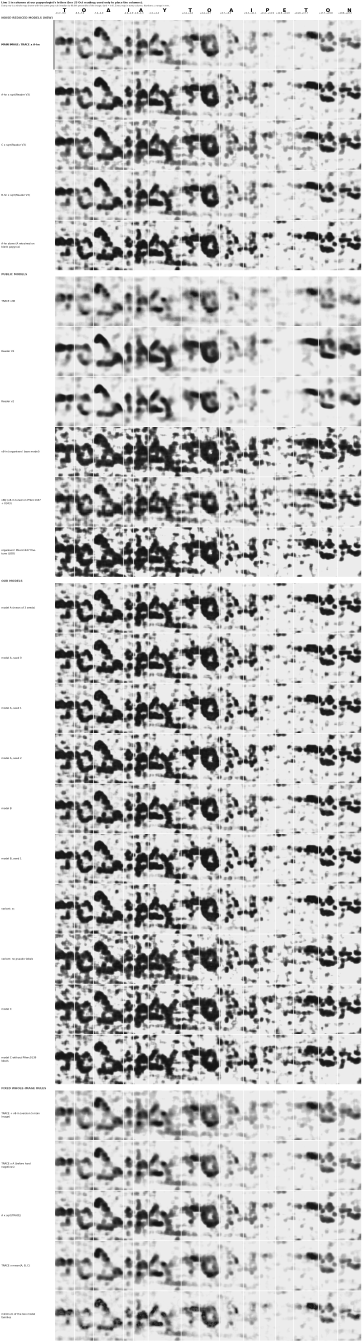
#> input picture submission/evidence_grid_line1_at_papyrologist_letters.jpg, 2171 x 8048 px (shown at 1/6 size)
$ python letter_table_label3.py ../alternate_denoisings.jpg ../evidence_grid_line1_at_papyrologist_letters.jpg
#> lines starting #> are read from the running program, lines starting #| are printed output that depends on the picture; after the words box and inside, x2 and y2 are one past the last pixel; in counts of white or black regions, pixels touching at a corner belong together
"""letter_table_label3.py PKG LABEL_PNG : letter sizes in the package's main image from the papyrologist's 16 Oct label (measurement only).

The label was drawn on the papyrologist pack of this surface (5278 x 2437 px at 8.64 um, claim frame u -17.1..+28.5, v -13.55..+7.5 mm,
reading orientation) and returned downscaled; it is upsampled (nearest) to that grid. Pack px (x, y) = main-image px (x + 1713, y + 1062)
(checked: r 0.992 between the pack's ink map and the main image at that offset, best of +-3 px).
Each letter's box: the main image's own ink at half tone or darker (d >= 0.5, d recovered from the page/ink colours of the grey rule)
inside her traced shape widened 0.15 mm, cut to the letter's stretch along the line. Stretch boundaries are the minima of her label's
column profile near the letter boundaries of her earlier tracing. The dashed box outline (its rectangle +- 5 px, from <MESH>.json
claim_box_image_px) is not ink: version 3's table counted it where the box edge crossed a traced shape (version 4b fix).
Nothing is drawn on any image."""
import sys, json
import cv2, numpy as np

PKG, LABEL = sys.argv[1], sys.argv[2]
MESH = 'PHerc0306B_20250521133212_w074own_touchup_V5Rc'
K = 1000 / 8.64; U0, V1 = -17.1, 7.5; DX, DY = 1713, 1062; GRID = (2437, 5278)
PAGE_G, INK_G = 236.0, 20.0                                                          # green channel of the page and ink colours
# her conservative reading, 16 Oct: "το δι' αυτο . . (.) τ/γον"
LETTERS = [('τ', -11.67, -9.55, 'read'), ('ο', -9.55, -7.41, 'read'), ('δ', -7.41, -3.99, 'read'), ('ι', -3.99, -2.92, 'read'),
           ('α', -2.92, -0.60, 'read'), ('υ', -0.60, 2.03, 'read'), ('τ', 2.03, 4.58, 'read'), ('ο', 4.58, 7.14, 'read'),
           ('.', 7.14, 9.54, 'traced, not identified'), ('.', 9.54, 12.63, 'traced, not identified'),
           ('τ/γ', 14.20, 16.89, 'read (τ or γ)'), ('ο', 16.89, 19.81, 'read'), ('ν', 19.81, 22.44, 'read')]


def main():
    lab = cv2.imread(LABEL, cv2.IMREAD_UNCHANGED); g = lab[..., :3].max(-1) if lab.ndim == 3 else lab
#> in main, lab is the input picture: shape (8048, 2171); min 0, max 255, mean 198.4
    L = cv2.resize((g > 127).astype(np.uint8), (GRID[1], GRID[0]), interpolation=cv2.INTER_NEAREST)
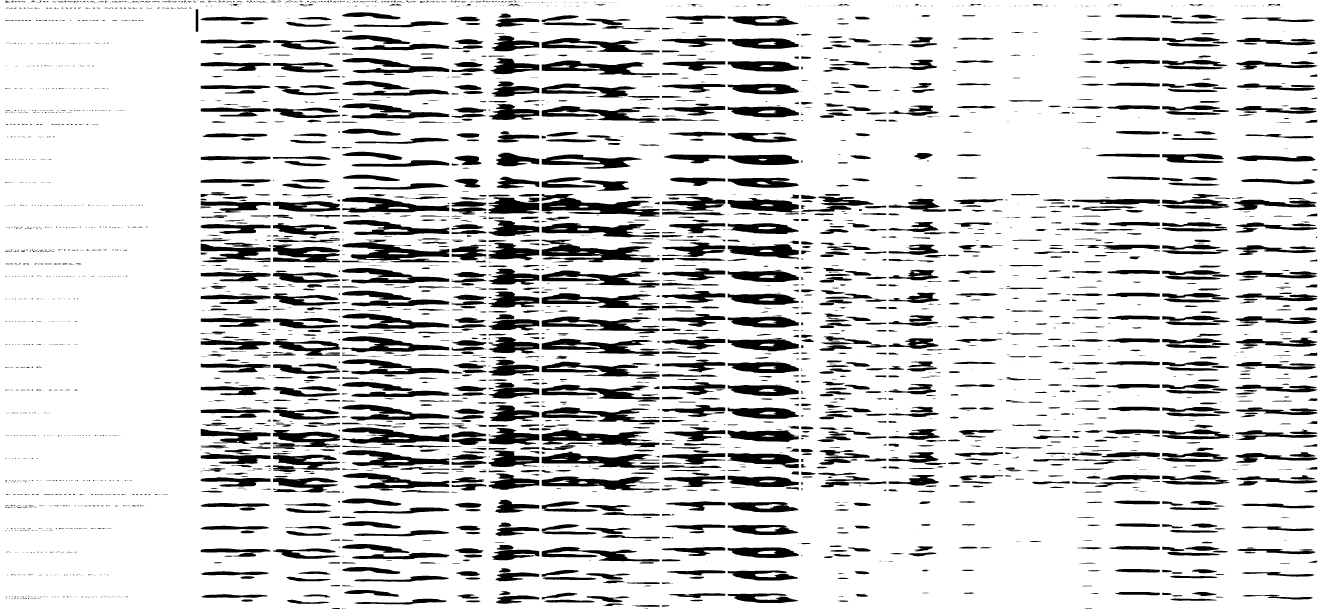
#> L: shape (2437, 5278) (shown at 1/4 size); values 0 (black) and 1 (white), 82.7% white; 3431 black regions (1283 under 20 px), largest, box (x1, y1, x2, y2) and area: (2167, 776, 2638, 866) 20180, (2167, 959, 2638, 1049) 19299, (1369, 959, 1797, 1049) 17723
    Lw = cv2.dilate(L, cv2.getStructuringElement(cv2.MORPH_ELLIPSE, (2 * 17 + 1, 2 * 17 + 1)))      # widened 0.15 mm
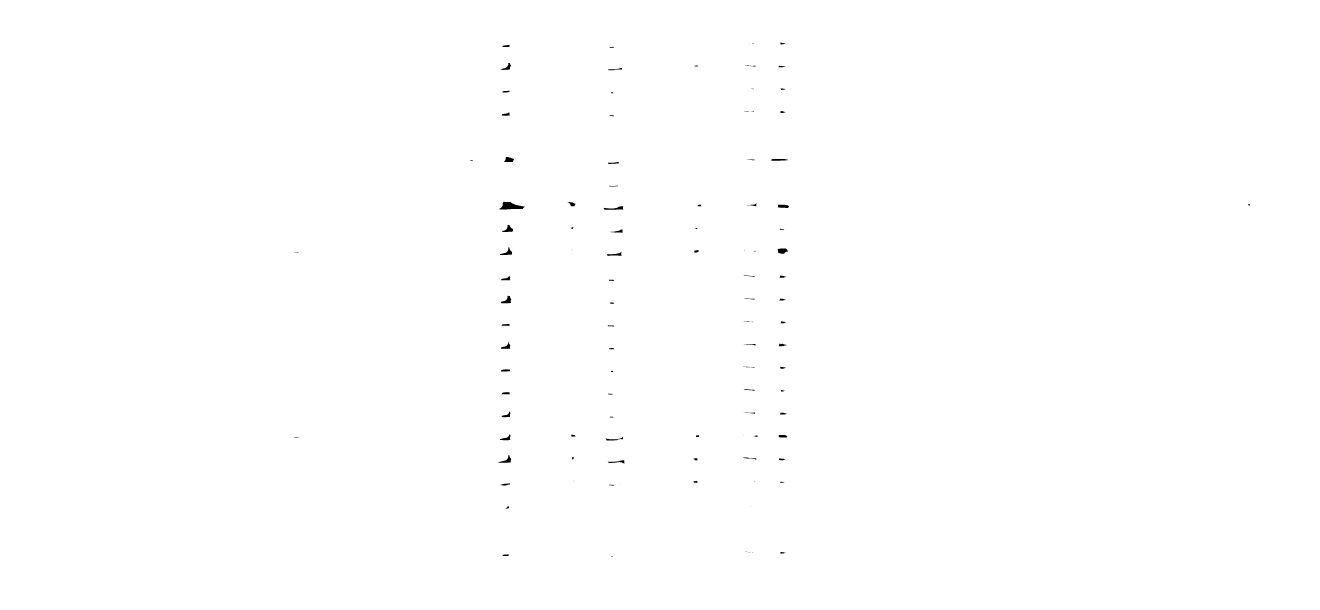
#> Lw: shape (2437, 5278) (shown at 1/4 size); values 0 (black) and 1 (white), 99.9% white; 105 black regions (18 under 20 px), largest, box (x1, y1, x2, y2) and area: (1997, 807, 2100, 838) 1897, (3110, 994, 3152, 1015) 663, (2003, 1183, 2045, 1213) 634
    img = cv2.imread(f'{PKG}/{MESH}.png')
#> (the run stopped early here; a loop or call above may not have finished)

$ run again, on submission/papyrologist_reading_2026-10-23.png
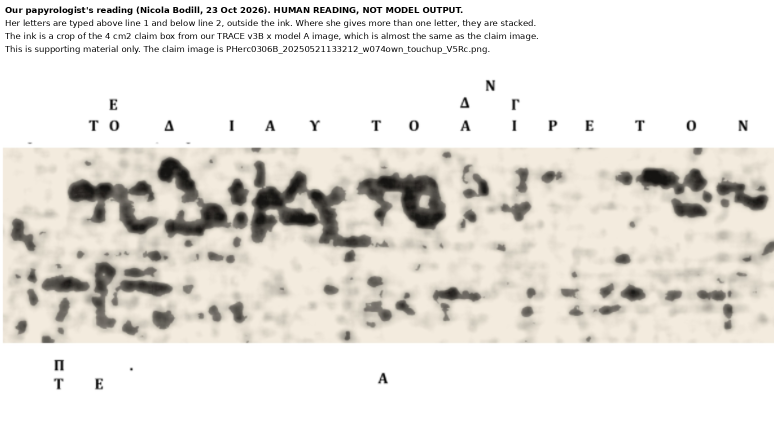
#> input picture submission/papyrologist_reading_2026-10-23.png, 1548 x 862 px (shown at 1/2 size)
#> in main, lab is the input picture: shape (862, 1548, 3); mean B, G, R 221.8, 227.2, 230.2
#> in main, `L = cv2.resize((g > 127).astype(np.uint8), (GRID[1], GRID[0]), interpo..`:
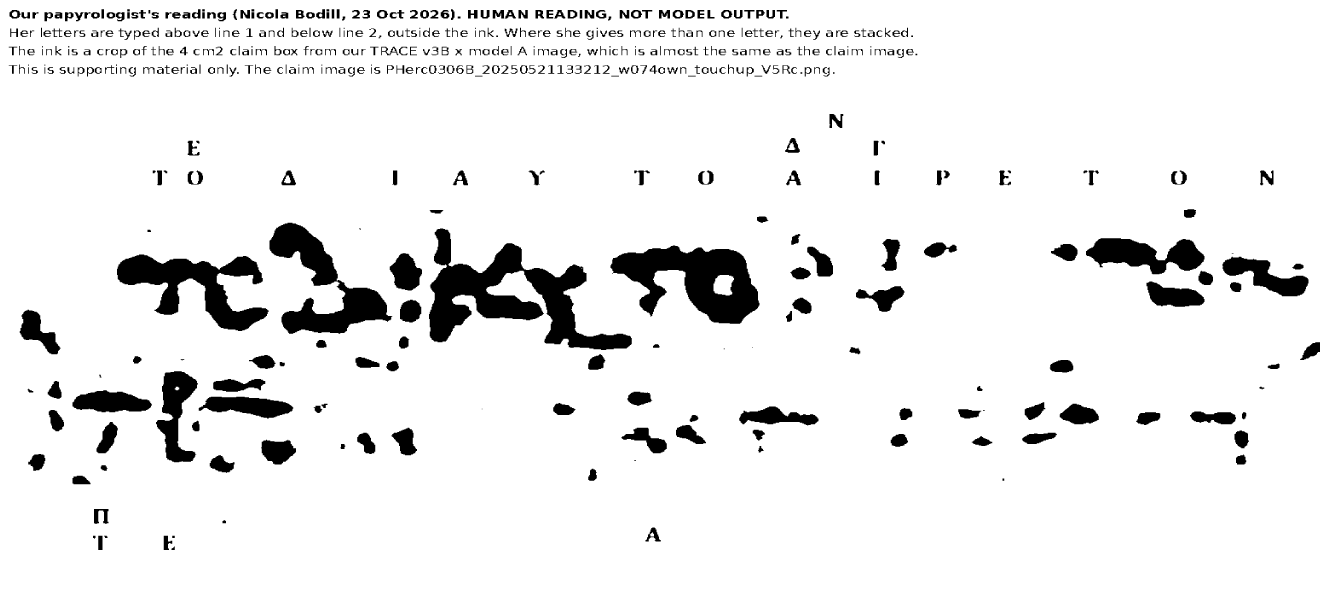
#> L: shape (2437, 5278) (shown at 1/4 size); values 0 (black) and 1 (white), 92.7% white; 522 black regions (18 under 20 px), largest, box (x1, y1, x2, y2) and area: (1716, 914, 2527, 1400) 140224, (2442, 982, 3038, 1295) 100588, (468, 1018, 1075, 1324) 78820
#> in main, `Lw = cv2.dilate(L, cv2.getStructuringElement(cv2.MORPH_ELLIPSE, (2 * 1..`:
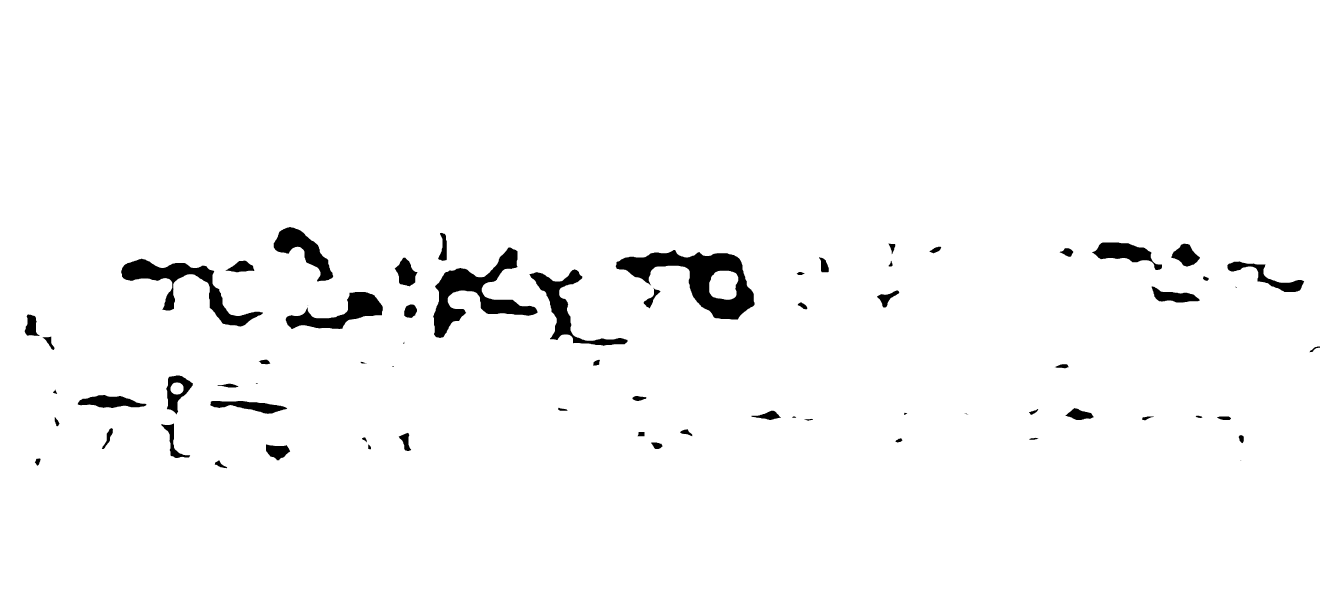
#> Lw: shape (2437, 5278) (shown at 1/4 size); values 0 (black) and 1 (white), 97.5% white; 69 black regions (5 under 20 px), largest, box (x1, y1, x2, y2) and area: (2463, 1000, 3019, 1278) 59384, (1733, 990, 2151, 1352) 45380, (485, 1035, 1052, 1307) 35214
